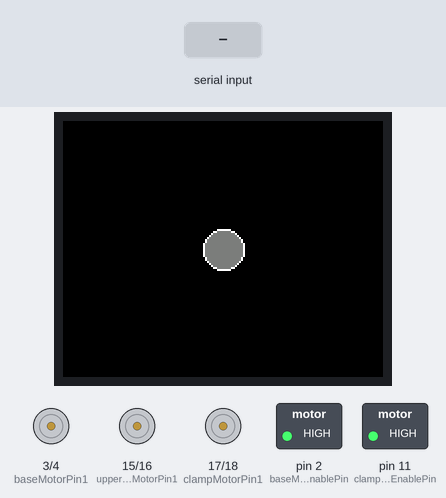
The sketch below on a simulated Arduino Uno, built with avr-gcc and run on an emulated ATmega328P. Shown: 160×128 colour display, motor-driver pin pairs drawn as motors (green arrow = first pin HIGH = forward, orange = second pin HIGH = backward, longer = more drive, scaled by the enable pin), switched loads named in the sketch (green lamp = pin HIGH). The inputs (shaded band) are chosen by the test bench. Pins used as bus, display or sensor lines are not drawn.

Above: at 1.2 s.
1.3 s: "Q" received over Serial
At 2.5 s:
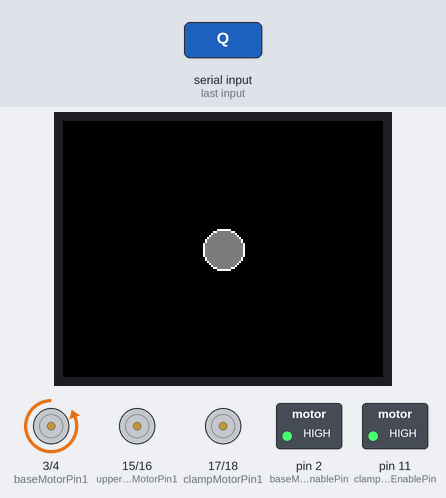
2.8 s: "W" received over Serial
At 3.8 s:
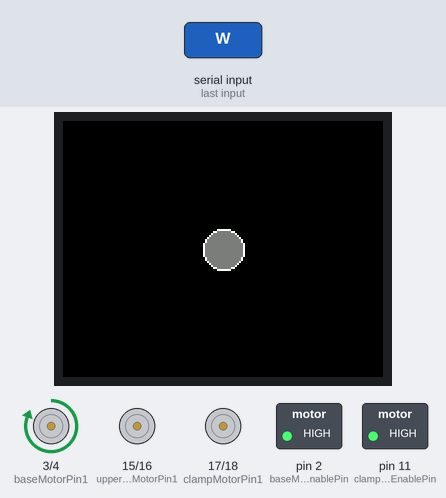
4.3 s: "E" received over Serial
At 5.0 s:
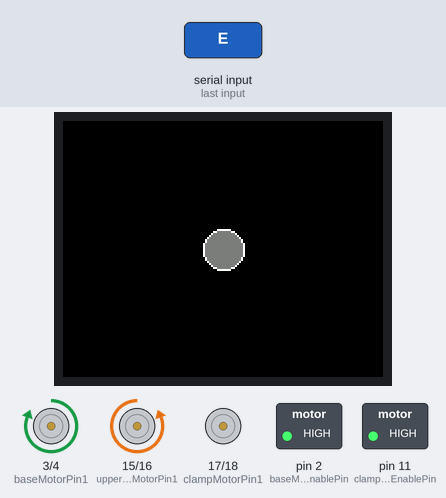
5.8 s: "R" received over Serial
At 6.1 s:
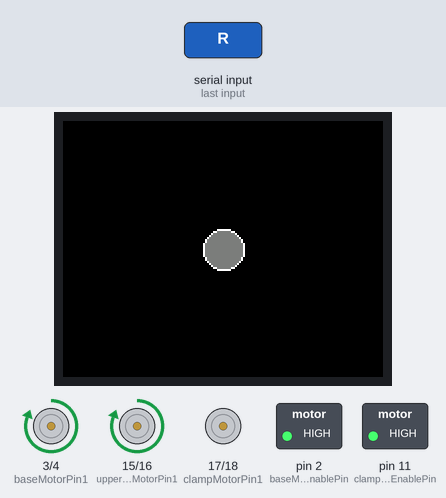
7.3 s: "Z" received over Serial
At 8.4 s:
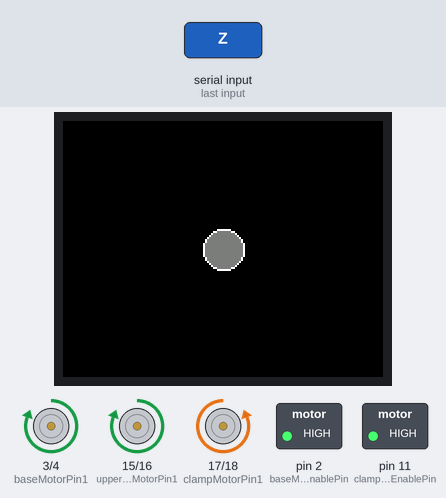
8.8 s: "X" received over Serial
At 9.6 s:
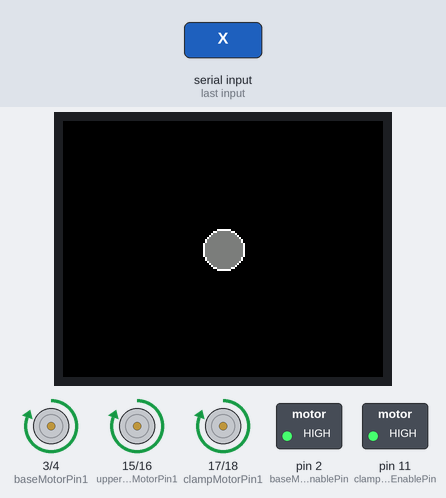
Timing chart, 0 to 11.3 s (numbered marks = the images above; inputs shaded):
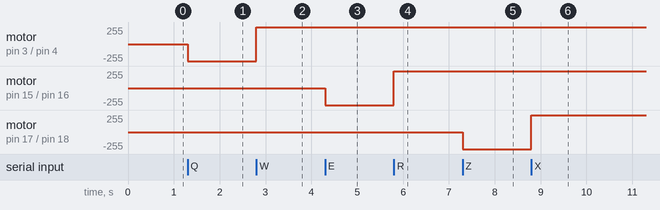

Measured:
- after the input at 1.3 s, motor on pin 3 (baseMotorPin1) / pin 4 (baseMotorPin2): stopped → backward 255/255 at once
- after the input at 2.8 s, motor on pin 3 (baseMotorPin1) / pin 4 (baseMotorPin2): backward 255/255 → forward 255/255 at once
- after the input at 4.3 s, motor on pin 15 (upperRightMotorPin1) / pin 16 (upperRightMotorPin2): stopped → backward 255/255 at once
- after the input at 5.8 s, motor on pin 15 (upperRightMotorPin1) / pin 16 (upperRightMotorPin2): backward 255/255 → forward 255/255 at once
- after the input at 7.3 s, motor on pin 17 (clampMotorPin1) / pin 18 (clampMotorPin2): stopped → backward 255/255 at once
- after the input at 8.8 s, motor on pin 17 (clampMotorPin1) / pin 18 (clampMotorPin2): backward 255/255 → forward 255/255 at once

The sketch:

RoboticArmMovement.ino
```cpp
/*
 * Author:Enes ALAN
 *
 * Last Modified Date:25.03.2017
 *
 * Pin description and controlling robotic arm with using keyboard commands
 * Digital and Analog Pin Numbers can change if i attach wires another pins.
 */

#include <SPI.h>
#include <TFT.h>            // Arduino TFT library

#define cs   10
#define dc   9
#define rst  8

TFT screen = TFT(cs, dc, rst);


int baseMotorEnablePin = 2;
int baseMotorPin1 = 3;
int baseMotorPin2 = 4;
int upperRightMotorEnablePin = 14;
int upperRightMotorPin1 = 15;
int upperRightMotorPin2 = 16;
int leftMotorEnablePin = 8;
int leftMotorPin1 = 9;
int leftMotorPin2 = 10;

int clampMotorEnablePin = 11;
int clampMotorPin1 = 17;
int clampMotorPin2 = 18;

int incomingByte;//sending byte for the port

void setup() {
 screen.begin();

  // make the background black
  screen.background(0,0,0);

  // set the stroke color to white
  screen.stroke(255,255,255);

  // set the fill color to grey
  screen.fill(127,127,127);

  // draw a circle in the center of screen
  screen.circle(screen.width()/2, screen.height()/2, 10);
/*int boxSize = 64;
arrow myRightArrow;
int rightArrowxpoints[7]={30,54,30,30,0,0,30};
int rightArrowypoints[7]={0,27,54,40,40,15,15};

int leftArrowxpoints[7]={0,24,24,54,54,24,24};
int leftArrowypoints[7]={27,0,15,15,40,40,54};*/
  pinMode(baseMotorPin1, OUTPUT);
  pinMode(baseMotorPin2, OUTPUT);
  pinMode(baseMotorEnablePin, OUTPUT);
  digitalWrite(baseMotorEnablePin, HIGH);

  pinMode(upperRightMotorPin1, OUTPUT);
  pinMode(upperRightMotorPin2, OUTPUT);
  pinMode(upperRightMotorEnablePin, OUTPUT);
  digitalWrite(upperRightMotorEnablePin, HIGH);

  pinMode(leftMotorPin1, OUTPUT);
  pinMode(leftMotorPin2, OUTPUT);
  pinMode(leftMotorEnablePin, OUTPUT);
  digitalWrite(leftMotorEnablePin, HIGH);

  pinMode(clampMotorPin1, OUTPUT);
  pinMode(clampMotorPin2, OUTPUT);
  pinMode(clampMotorEnablePin, OUTPUT);
  digitalWrite(clampMotorEnablePin, HIGH);
/*  myRightArrow.drawArrow(80,30);
  myRightArrow.drawArrow(80,120);
  myRightArrow.drawArrow(80,210);
  myRightArrow.drawArrow(80,300);
  myRightArrow.drawArrow(80,390);
  myLeftArrow.drawArrow(10,30);
  myLeftArrow.drawArrow(10,120);
  myLeftArrow.drawArrow(10,210);
  myLeftArrow.drawArrow(10,300);
  myLeftArrow.drawArrow(10,390);*/
  Serial.begin(9600);
}

void loop() {

  if (Serial.available() > 0) {

    incomingByte = Serial.read();

    /*char c = Serial.read();  //gets one byte from serial buffer
    readString += c; //makes the string readString*/

    if (incomingByte == 'Q') {
    digitalWrite(baseMotorPin1, LOW);
    digitalWrite(baseMotorPin2, HIGH);
    }

    if (incomingByte == 'W') {
    digitalWrite(baseMotorPin1, HIGH);
    digitalWrite(baseMotorPin2, LOW);
    }

    if (incomingByte == 'E') {
    digitalWrite(upperRightMotorPin1, LOW);
    digitalWrite(upperRightMotorPin2, HIGH);
    }

    if (incomingByte == 'R') {
    digitalWrite(upperRightMotorPin1, HIGH);
    digitalWrite(upperRightMotorPin2, LOW);
    }
    if (incomingByte == 'A') {
    digitalWrite(leftMotorPin1, LOW);
    digitalWrite(leftMotorPin2, HIGH);
    }
    if (incomingByte == 'S') {
    digitalWrite(leftMotorPin1, HIGH);
    digitalWrite(leftMotorPin2, LOW);
    }

    if (incomingByte == 'Z') {
    digitalWrite(clampMotorPin1, LOW);
    digitalWrite(clampMotorPin2, HIGH);
    }
    if (incomingByte == 'X') {
    digitalWrite(clampMotorPin1, HIGH);
    digitalWrite(clampMotorPin2, LOW);
    }

    // if a C is input it closes all motors
    if (incomingByte == 'C') {
    digitalWrite(baseMotorPin1, LOW);
    digitalWrite(baseMotorPin2, LOW);
    digitalWrite(upperRightMotorPin1, LOW);
    digitalWrite(upperRightMotorPin2, LOW);
    digitalWrite(leftMotorPin1, LOW);
    digitalWrite(leftMotorPin2, LOW);
    digitalWrite(clampMotorPin1, LOW);
    digitalWrite(clampMotorPin2, LOW);
    }
  }
}
```

Classes.ino
```cpp
class DigitalPin
{
  public:

  DigitalPin(int pin);

  void begin();
  void on();
  void off();
  bool status();

  private:

  int _pin;
  bool _status;
};
```
